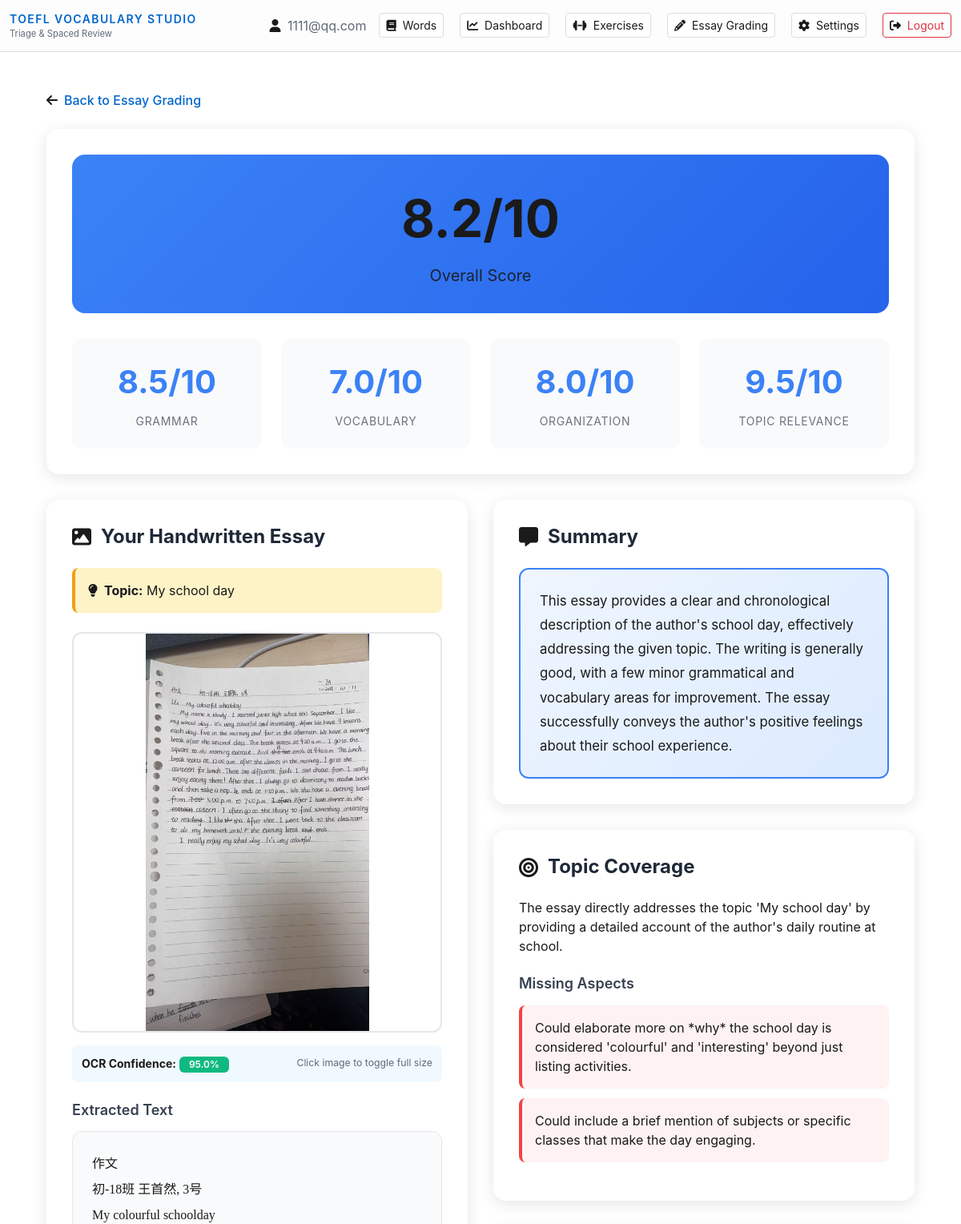
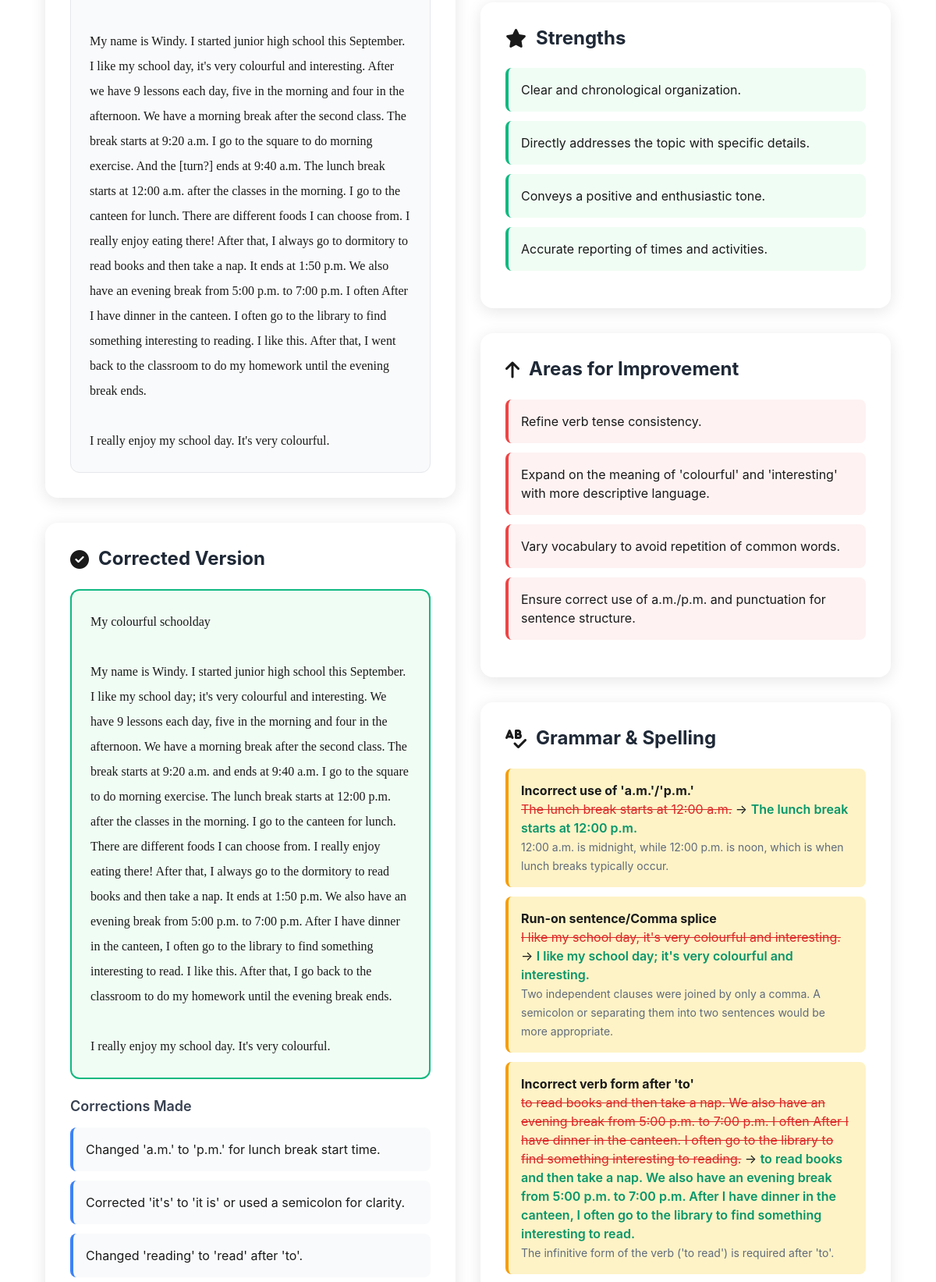
Page /essay-grading/feedback/3 (signed in, upper part) on the committed database (2 pictures, top to bottom).
### models.py (models this page shows, shortened)
class User(db.Model):
    __tablename__ = 'users'
    id = db.Column(db.Integer, primary_key=True, index=True)
    email = db.Column(db.String(255), unique=True, index=True, nullable=False)
    password_hash = db.Column(db.String(255), nullable=False)
    daily_goal = db.Column(db.Integer, default=20, nullable=False)
    created_at = db.Column(db.DateTime(timezone=True), default=utcnow, nullable=False)
    words = db.relationship('UserWord', back_populates='user', cascade='all, delete-orphan')
    reviews = db.relationship('ReviewLog', back_populates='user', cascade='all, delete-orphan')

class EssayGrading(db.Model):
    __tablename__ = 'essay_gradings'
    id = db.Column(db.Integer, primary_key=True)
    submission_id = db.Column(db.Integer, db.ForeignKey('essay_submissions.id', ondelete='CASCADE'), nullable=False, unique=True)
    corrected_text = db.Column(db.Text, nullable=True)  # Grammar and spelling corrected version
    corrections_made = db.Column(db.JSON, nullable=True)  # List of corrections made
    topic_relevance_score = db.Column(db.Float, nullable=True)  # 0-10
    topic_coverage = db.Column(db.Text, nullable=True)  # How well the essay addresses the topic
    missing_aspects = db.Column(db.JSON, nullable=True)  # List of aspects not covered
    grammar_score = db.Column(db.Float, nullable=True)  # 0-10
    vocabulary_score = db.Column(db.Float, nullable=True)  # 0-10
    organization_score = db.Column(db.Float, nullable=True)  # 0-10
    overall_score = db.Column(db.Float, nullable=True)  # 0-10
    grammar_issues = db.Column(db.JSON, nullable=True)  # List of grammar issues with corrections
    vocabulary_suggestions = db.Column(db.JSON, nullable=True)  # Vocabulary improvements
    organization_feedback = db.Column(db.Text, nullable=True)  # Structure and organization feedback
    content_feedback = db.Column(db.Text, nullable=True)  # Content quality feedback
    summary = db.Column(db.Text, nullable=True)  # Overall assessment
    strengths = db.Column(db.JSON, nullable=True)  # List of strengths
    improvements = db.Column(db.JSON, nullable=True)  # List of areas for improvement
    created_at = db.Column(db.DateTime(timezone=True), default=utcnow, nullable=False)
    submission = db.relationship('EssaySubmission', back_populates='grading')

class EssaySubmission(db.Model):
    __tablename__ = 'essay_submissions'
    id = db.Column(db.Integer, primary_key=True)
    user_id = db.Column(db.Integer, db.ForeignKey('users.id', ondelete='CASCADE'), nullable=False)
    topic = db.Column(db.Text, nullable=True)  # User-provided topic
    image_url = db.Column(db.String(500), nullable=False)  # Path to uploaded image
    extracted_text = db.Column(db.Text, nullable=False)  # OCR-extracted text
    ocr_confidence = db.Column(db.Float, nullable=True)  # OCR confidence score (0-1)
    word_count = db.Column(db.Integer, nullable=True)
    image_quality = db.Column(db.String(50), nullable=True)  # 'excellent', 'good', 'fair', 'poor'
    legibility_score = db.Column(db.Float, nullable=True)  # 0-1
    created_at = db.Column(db.DateTime(timezone=True), default=utcnow, nullable=False)
    user = db.relationship('User', backref='essay_submissions')
    grading = db.relationship('EssayGrading', back_populates='submission', uselist=False, cascade='all, delete-orphan')

### app.py (the view)
@app.route('/essay-grading/feedback/<int:submission_id>')
@login_required
def essay_grading_feedback(submission_id):
    from models import EssaySubmission, EssayGrading
    user = get_current_user()
    if not user:
        return redirect(url_for('login'))
    submission = EssaySubmission.query.get_or_404(submission_id)
    if submission.user_id != user.id:
        return "Unauthorized", 403
    grading = submission.grading
    return render_template('essay_grading/feedback.html',
                         submission=submission,
                         grading=grading)

### app.py (called while the page is built)
@app.before_request
def _assign_request_id():
    rid = request.headers.get("X-Request-Id") or request.headers.get("CF-Ray") or uuid4().hex[:12]
    g.request_id = rid
    g._request_start = time.monotonic()

@app.after_request
def _log_request(response):
    start = getattr(g, "_request_start", None)
    if start is not None:
        elapsed_ms = int((time.monotonic() - start) * 1000)
        current_app.logger.info("%s %s -> %s (%sms)", request.method, request.path, response.status_code, elapsed_ms)
    response.headers["X-Request-Id"] = getattr(g, "request_id", "-")
    return response

### utils.py (called while the page is built)
def login_required(f):
    @wraps(f)
    def decorated_function(*args, **kwargs):
        if 'user_id' not in session:
            flash('Please log in to access this page.', 'warning')
            return redirect(url_for('login'))
        return f(*args, **kwargs)
    return decorated_function

def get_current_user():
    user_id = session.get('user_id')
    if user_id:
        return User.query.get(user_id)
    return None

### templates/essay_grading/feedback.html (shortened to what this page needs)
{% extends "base.html" %}
{% block content %}
<div class="feedback-container">
    <a href="{{ url_for('essay_grading_home') }}" class="back-link">
        <i class="fas fa-arrow-left"></i>
        Back to Essay Grading
    </a>
    <div class="scores-card">
        <div class="overall-score">
            <div class="overall-score-value">{{ grading.overall_score|round(1) if grading and grading.overall_score else 'N/A' }}/10</div>
            <div class="overall-score-label">Overall Score</div>
        </div>
        {% if grading %}
        <div class="subscores">
            <div class="subscore">
                <div class="subscore-value">{{ grading.grammar_score|round(1) if grading.grammar_score else 'N/A' }}/10</div>
                <div class="subscore-label">Grammar</div>
            </div>
            <div class="subscore">
                <div class="subscore-value">{{ grading.vocabulary_score|round(1) if grading.vocabulary_score else 'N/A' }}/10</div>
                <div class="subscore-label">Vocabulary</div>
            </div>
            <div class="subscore">
                <div class="subscore-value">{{ grading.organization_score|round(1) if grading.organization_score else 'N/A' }}/10</div>
                <div class="subscore-label">Organization</div>
            </div>
            <div class="subscore">
                <div class="subscore-value">{{ grading.topic_relevance_score|round(1) if grading.topic_relevance_score else 'N/A' }}/10</div>
                <div class="subscore-label">Topic Relevance</div>
            </div>
        </div>
        {% endif %}
    </div>
    <div class="content-grid">
        <div>
            <div class="content-card">
                <h2 class="card-title">
                    <i class="fas fa-image"></i>
                    Your Handwritten Essay
                </h2>
                {% if submission.topic %}
                <div class="topic-box">
                    <strong><i class="fas fa-lightbulb me-2"></i>Topic:</strong> {{ submission.topic }}
                </div>
                {% endif %}
                <img src="{{ submission.image_url }}" alt="Handwritten Essay" class="essay-image"
                     onclick="this.style.maxHeight = this.style.maxHeight === 'none' ? '500px' : 'none'">
                <div class="ocr-info">
                    <div>
                        <strong>OCR Confidence:</strong>
                        <span class="badge {% if submission.ocr_confidence >= 0.8 %}badge-success{% elif submission.ocr_confidence >= 0.6 %}badge-warning{% else %}badge-danger{% endif %}">
                            {{ (submission.ocr_confidence * 100)|round(1) }}%
                        </span>
                    </div>
                    <small class="text-muted">Click image to toggle full size</small>
                </div>
                <h3 class="section-title">Extracted Text</h3>
                <div class="essay-text">{{ submission.extracted_text }}</div>
            </div>
            {% if grading and grading.corrected_text %}
            <div class="content-card">
                <h2 class="card-title">
                    <i class="fas fa-check-circle"></i>
                    Corrected Version
                </h2>
                <div class="corrected-text">{{ grading.corrected_text }}</div>
                {% if grading.corrections_made and grading.corrections_made|length > 0 %}
                <h3 class="section-title">Corrections Made</h3>
                <ul class="feedback-list">
                    {% for correction in grading.corrections_made %}
                    <li class="feedback-item">{{ correction }}</li>
                    {% endfor %}
                </ul>
                {% endif %}
            </div>
            {% endif %}
        </div>
        <div>
            {% if grading and grading.summary %}
            <div class="content-card">
                <h2 class="card-title">
                    <i class="fas fa-comment-alt"></i>
                    Summary
                </h2>
                <div class="summary-box">{{ grading.summary }}</div>
            </div>
            {% endif %}
            {% if grading and grading.topic_coverage %}
            <div class="content-card">
                <h2 class="card-title">
                    <i class="fas fa-bullseye"></i>
                    Topic Coverage
                </h2>
                <p>{{ grading.topic_coverage }}</p>
                {% if grading.missing_aspects and grading.missing_aspects|length > 0 %}
                <h3 class="section-title">Missing Aspects</h3>
                <ul class="feedback-list">
                    {% for aspect in grading.missing_aspects %}
                    <li class="improvement-item">{{ aspect }}</li>
                    {% endfor %}
                </ul>
                {% endif %}
            </div>
            {% endif %}
            {% if grading and grading.strengths and grading.strengths|length > 0 %}
            <div class="content-card">
                <h2 class="card-title">
                    <i class="fas fa-star"></i>
                    Strengths
                </h2>
                <ul class="feedback-list">
                    {% for strength in grading.strengths %}
                    <li class="strength-item">{{ strength }}</li>
                    {% endfor %}
                </ul>
            </div>
            {% endif %}
            {% if grading and grading.improvements and grading.improvements|length > 0 %}
            <div class="content-card">
                <h2 class="card-title">
                    <i class="fas fa-arrow-up"></i>
                    Areas for Improvement
                </h2>
                <ul class="feedback-list">
                    {% for improvement in grading.improvements %}
                    <li class="improvement-item">{{ improvement }}</li>
                    {% endfor %}
                </ul>
            </div>
            {% endif %}
            {% if grading and grading.grammar_issues and grading.grammar_issues|length > 0 %}
            <div class="content-card">
                <h2 class="card-title">
                    <i class="fas fa-spell-check"></i>
                    Grammar & Spelling
                </h2>
                {% for issue in grading.grammar_issues %}
                <div class="issue-card">
                    <strong>{{ issue.issue }}</strong><br>
                    <span class="correction">{{ issue.original }}</span> →
                    <span class="corrected">{{ issue.correction }}</span><br>
                    <small class="text-muted">{{ issue.explanation }}</small>
                </div>
                {% endfor %}
            </div>
            {% endif %}
        </div>
    </div>
</div>
{% endblock %}

### templates/base.html (shortened to what this page needs)
<!DOCTYPE html>
<html lang="en">
<head>
    <link href="https://cdn.jsdelivr.net/npm/bootstrap@5.3.2/dist/css/bootstrap.min.css" rel="stylesheet">
    <link href="https://cdnjs.cloudflare.com/ajax/libs/font-awesome/6.4.0/css/all.min.css" rel="stylesheet">
    <link rel="stylesheet" href="{{ url_for('static', filename='css/unfamiliar_words.css') }}">
</head>
<body>
    <nav class="navbar navbar-light">
        <div class="container-fluid">
            <a class="navbar-brand d-flex flex-column" href="{{ url_for('index') }}">
                <span class="brand-text">TOEFL Vocabulary Studio</span>
                <small class="text-muted" style="font-size: 0.7rem;">Triage & Spaced Review</small>
            </a>
            <div class="d-flex align-items-center gap-3">
                {% if session.user_id %}
                    <span class="text-muted">
                        <i class="fas fa-user me-1"></i>
                        {{ session.user_email }}
                    </span>
                    <a href="{{ url_for('browse_words') }}" class="btn btn-sm btn-outline-light me-1">
                        <i class="fas fa-book me-1"></i> Words
                    </a>
                    <a href="{{ url_for('main_dashboard') }}" class="btn btn-sm btn-outline-light me-1">
                        <i class="fas fa-chart-line me-1"></i> Dashboard
                    </a>
                    <a href="{{ url_for('exercises_hub') }}" class="btn btn-sm btn-outline-light me-1">
                        <i class="fas fa-dumbbell me-1"></i> Exercises
                    </a>
                    <a href="{{ url_for('essay_grading_home') }}" class="btn btn-sm btn-outline-light me-1">
                        <i class="fas fa-pencil-alt me-1"></i> Essay Grading
                    </a>
                    <a href="{{ url_for('settings') }}" class="btn btn-sm btn-outline-light me-1">
                        <i class="fas fa-cog me-1"></i> Settings
                    </a>
                    <a href="{{ url_for('logout') }}" class="btn btn-sm btn-outline-danger">
                        <i class="fas fa-sign-out-alt me-1"></i> Logout
                    </a>
                {% else %}
                    <a href="{{ url_for('login') }}" class="btn btn-sm btn-outline-light">Login</a>
                    <a href="{{ url_for('register') }}" class="btn btn-sm btn-primary">Register</a>
                {% endif %}
            </div>
        </div>
    </nav>
    <main class="container my-4">
        {% block content %}{% endblock %}
    </main>
</body>
</html>

### static/css/unfamiliar_words.css (style rules this page uses)
.word-selectable { cursor: text; user-select: text; }

### templates/base.html (style rules this page uses)
:root { --toefl-bg: #ffffff; --toefl-text: #1a1a1a; --toefl-text-light: #606a7b; --toefl-border: #d7dde7; --toefl-border-light: #e7ecf5; --toefl-primary: #0066cc; --toefl-primary-hover: #0052a3; --toefl-success: #28a745; --toefl-danger: #dc3545; --toefl-warning: #ffc107; --toefl-info: #17a2b8; --toefl-highlight: #fff6cc; --toefl-highlight-blue: #e3f1ff; --toefl-highlight-green: #e6f8ee; --toefl-gray-bg: #f6f8fb; --toefl-nav-bg: #fdfdfd; --slate-900: #f4f7fb; --slate-800: #ecf0f8; --slate-700: #e2e7f3; --slate-400: #6f7d96; --slate-300: #8291aa; --slate-200: #c9d4e6; --slate-100: #1a1f2b; --slate-700-rgb: 226, 231, 243; --teal-500: #0d9488; --teal-400: #0ea5e9; --teal-300: #38bdf8; --teal-200: #bae6fd; --amber-400: #f59e0b; --amber-300: #fbbf24; --amber-200: #fde68a; --rose-400: #fb7185; --rose-300: #fda4af; --rose-200: #fecdd3; --emerald-400: #34d399; --emerald-300: #6ee7b7; --cyan-400: #22d3ee; --purple: #a855f7; --purple-300: #c4b5fd; --blue: #2563eb; --blue-300: #60a5fa; --green: #22c55e; --orange: #fb923c; --gray-300: #d1d5db; --gray-200: #e5e7eb; }
body { background: var(--toefl-bg); color: var(--toefl-text); min-height: 100vh; font-family: -apple-system, BlinkMacSystemFont, 'Segoe UI', Roboto, Oxygen, Ubuntu, Cantarell, sans-serif; }
.navbar { background: var(--toefl-nav-bg); border-bottom: 1px solid var(--toefl-border); }
.text-muted { color: var(--toefl-text-light) !important; }
.brand-text { color: var(--toefl-primary); font-weight: 600; text-transform: uppercase; letter-spacing: 0.1em; font-size: 0.875rem; }
p, h1, h2, h3, h4, h5, h6, label, span, div, li, td, th { color: var(--toefl-text); }
strong, b, em, i { color: var(--toefl-text); }
a:not(.btn) { color: var(--toefl-primary); }
.btn-outline-light { color: var(--toefl-text); border-color: var(--toefl-border); background: white; }
.btn-outline-danger { color: var(--toefl-danger); border-color: var(--toefl-danger); }

### rows in the picture
User: user_email "1111@qq.com"
EssayGrading: overall_score "8.2", grammar_score "8.5", vocabulary_score "7.0", organization_score "8.0", topic_relevance_score "9.5", corrected_text "My colourful schoolday My name is Windy. I started junior high school this September. I like my school day; it's very colourful and interesting. We have 9 lessons each day, five in the morning and four in the afternoon. We have a morning break after the second class. The break starts at 9:20 a.m. and ends at 9:40 a.m. I go to the square to do morning exercise. The lunch break starts at 12:00 p.m. after the classes in the morning. I go to the canteen for lunch. There are different foods I can choose from. I really enjoy eating there! After that, I always go to the dormitory to read books and then take a nap. It ends at 1:50 p.m. We also have an evening break from 5:00 p.m. to 7:00 p.m. After…", summary "This essay provides a clear and chronological description of the author's school day, effectively addressing the given topic. The writing is generally good, with a few minor grammatical and vocabulary areas for improvement. The essay successfully conveys the author's positive feelings about their school experience.", topic_coverage "The essay directly addresses the topic 'My school day' by providing a detailed account of the author's daily routine at school."
EssaySubmission: topic "My school day", image_url (picture), (submission.ocr_confidence*100)|round(1) "95.0", extracted_text "作文 初-18班 王首然, 3号 My colourful schoolday My name is Windy. I started junior high school this September. I like my school day, it's very colourful and interesting. After we have 9 lessons each day, five in the morning and four in the afternoon. We have a morning break after the second class. The break starts at 9:20 a.m. I go to the square to do morning exercise. And the [turn?] ends at 9:40 a.m. The lunch break starts at 12:00 a.m. after the classes in the morning. I go to the canteen for lunch. There are different foods I can choose from. I really enjoy eating there! After that, I always go to dormitory to read books and then take a nap. It ends at 1:50 p.m. We also have an evening break…"

### other values in the picture
{{ correction }} "Changed 'a.m.' to 'p.m.' for lunch break start time." "Corrected 'it's' to 'it is' or used a semicolon for clarity." "Changed 'reading' to 'read' after 'to'."
{{ aspect }} "Could elaborate more on *why* the school day is considered 'colourful' and 'interesting' beyond just listing activities." "Could include a brief mention of subjects or specific classes that make the day engaging."
{{ strength }} "Clear and chronological organization." "Directly addresses the topic with specific details." "Conveys a positive and enthusiastic tone." "Accurate reporting of times and activities."
{{ improvement }} "Refine verb tense consistency." "Expand on the meaning of 'colourful' and 'interesting' with more descriptive language." "Vary vocabulary to avoid repetition of common words." "Ensure correct use of a.m./p.m. and punctuation for sentence structure."
{{ issue.issue }} "Incorrect use of 'a.m.'/'p.m.'" "Run-on sentence/Comma splice" "Incorrect verb form after 'to'"
{{ issue.original }} "The lunch break starts at 12:00 a.m." "I like my school day, it's very colourful and interesting."
{{ issue.correction }} "The lunch break starts at 12:00 p.m." "I like my school day; it's very colourful and interesting." "to read books and then take a nap. We also have an evening break from 5:00 p.m. to 7:00 p.m. After I have dinner in the canteen, I often go to the library to find something interesting to read."
{{ issue.explanation }} "12:00 a.m. is midnight, while 12:00 p.m. is noon, which is when lunch breaks typically occur." "Two independent clauses were joined by only a comma. A semicolon or separating them into two sentences would be more appropriate." "The infinitive form of the verb ('to read') is required after 'to'."
